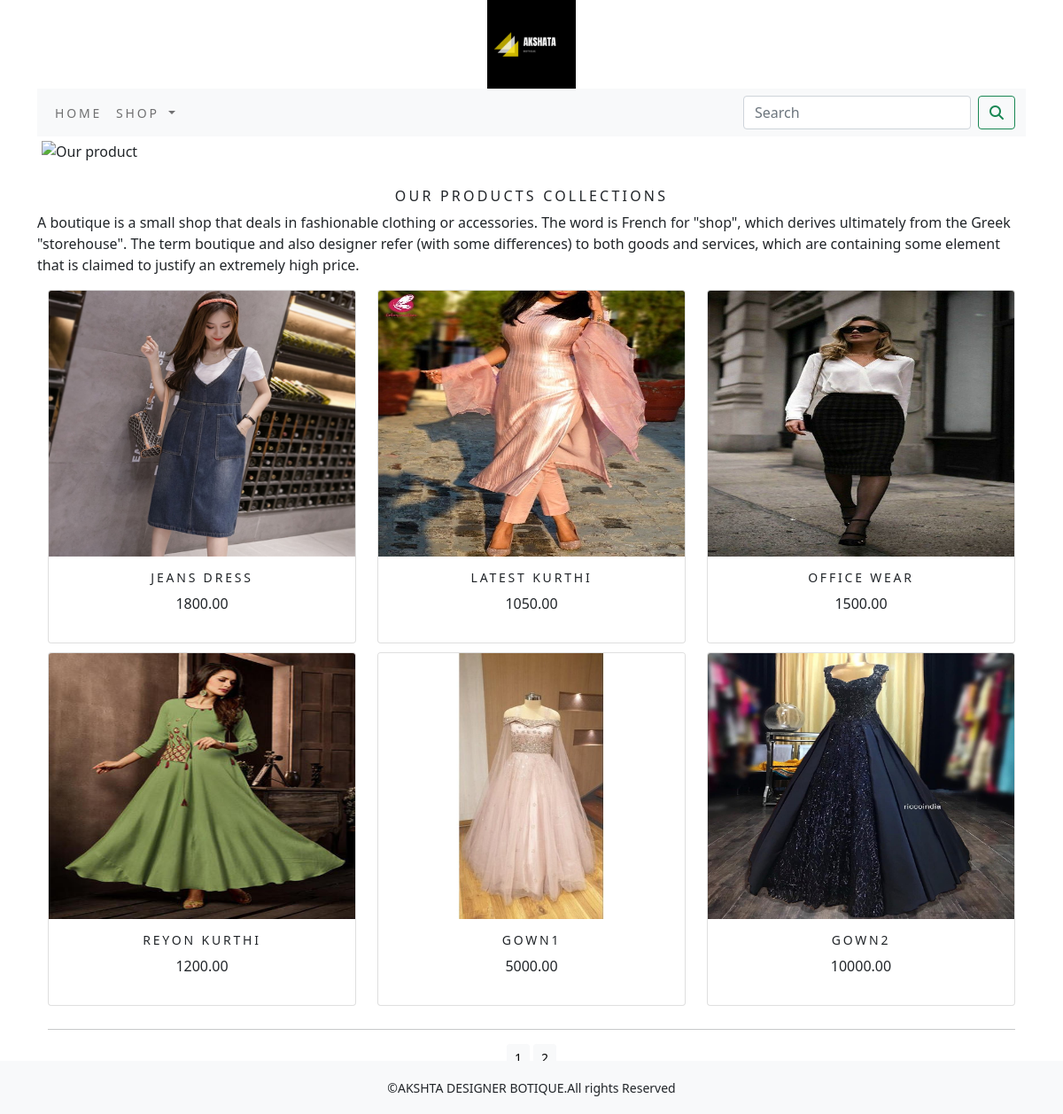
The app's page /shop/ with its own data.
### shop/models.py (models this page shows, shortened)
class Product(models.Model):
    name=models.CharField(max_length=250,unique=True)
    slug=models.SlugField(max_length=250,unique=True)
    description=models.TextField(blank=True)
    price=models.DecimalField(max_digits=10,decimal_places=2)
    category=models.ForeignKey(Category,on_delete=models.CASCADE)
    image=models.ImageField(upload_to='product',blank=True)
    stock=models.IntegerField()
    available=models.BooleanField(default=True)
    created=models.DateTimeField(auto_now_add=True)
    updated=models.DateTimeField(auto_now=True)
    def get_url(self):
        return reverse('shop:productCatDetail',args=[self.category.slug,self.slug])
    class Meta:
        ordering=('name',)
        verbose_name='product'
        verbose_name_plural='products'

### shop/views.py (the view)
# urls.py: path('', views.allProductCat, name='allProductCat'),
def allProductCat(request, c_slug=None):
    c_page = None
    products_list = None
    if c_slug != None:
        c_page = get_object_or_404(Category, slug=c_slug)
        products_list = Product.objects.all().filter(category=c_page, available=True)
    else:
        products_list = Product.objects.all().filter(available=True)
    paginator=Paginator(products_list, 6)
    try:
        page=int(request.GET.get('page', '1'))
    except:
        page=1
    try:
        products=paginator.page(page)
    except (EmptyPage, InvalidPage):
        products=paginator.page(paginator.num_pages)
    return render(request, "category.html", {'category': c_page, 'products': products})

### cart/context_processors.py (called while the page is built)
def counter(request):
    item_count=0
    if 'admin' in request.path:
        return {}
    else:
        try:
            cart=Cart.objects.filter(cart_id=_cart_id(request))
            cart_items=CartItem.objects.all().filter(cart=cart[:1])
            for cart_item in cart_items:
                item_count += cart_item.quantity
        except Cart.DoesNotExist:
            item_count=0
    return dict(item_count=item_count)

### cart/views.py (called while the page is built)
def _cart_id(request):
    cart = request.session.session_key
    if not cart:
        cart = request.session.create()
    return cart

### shop/context_processors.py (called while the page is built)
def menu_links(request):
    links = Category.objects.all()
    return dict(links=links)

### shop/models.py (called while the page is built)
    def get_url(self):
        return reverse('shop:products_by_category', args=[self.slug])

### templates/category.html (shortened to what this page needs)
{% extends 'base.html' %}
{% load static %}
{% block content %}
<div class="mx_auto">
    {% if category %}
    <img class="my_image" src= "{{category.image.url}}" width="200;" height="300;" alt ="{{category.name}}">
</div>
<br>
<div>
    <h1 class="text-center my_title">{{category.name}}</h1>
    <p class="text-justify"> {{category.description}}</p>
</div>
{% else %}
<div>
<img class="my_image my_image_padding" src= "{% static 'img/banner.png' %}" alt="Our product" width="1000px;" height="500px;">
    </div>
<br>
<div>
    <h1 class="text-center my_title">
        Our products collections
    </h1>
    <P class="text-justify">A boutique  is a small shop that deals in fashionable clothing or accessories. The word is French for "shop", which derives ultimately from the Greek  "storehouse".
The term boutique and also designer refer (with some differences) to both goods and services, which are containing some element that is claimed to justify an extremely high price.</P>
</div>
    {% endif %}
<div class="container">
    <div class="row mx_auto">
        {% for product in products.object_list %}
                <div class="my_bottom_margin col-9 col-sm-12 col-md-4 xol-lg-4">
                <div class="card text-center" style="min-width:18rem;">
                <a href="{{product.get_url}}"><img class="card-img-top my_image" src="{{product.image.url}}" width="300px;" height="300px;" alt = "{{product.name}}"></a>
                <div class="card-body">
                    <h4>{{product.name}}</h4>
                    <p>{{product.price}}</p>
                </div>
            </div>
        </div>
        {% endfor %}
    </div>
    <div class="mx-auto">
        {% if products.paginator.num_pages > 1 %}
        <hr>
        <div class="text-center">
            {% for pg in products.paginator.page_range %}
                <a href="?page={{pg}}" class="btn btn-light btn-sm {% if products.num == pg %} active {% endif %}}">{{pg}}</a>
            {% endfor %}
        </div>
        {% endif %}
    </div>
    <br>
</div>
{% endblock %}

### templates/base.html (shortened to what this page needs)
{% load static %}
<!DOCTYPE html>
<html lang="en">
<head>
    <link rel="stylesheet" href="{% static 'css/custom.css' %}">
    <link href="{% static 'css/bootstrap.min.css' %}" rel="stylesheet">
</head>
<body>
<div class="container">
{% include 'header.html' %}
{% include 'nav.html' %}
{% block content %}
{% endblock %}
    </div>
{% include 'footer.html' %}
</body>
</html>

### templates/header.html
{% load static %}
<header>
    <center>
        <a href="{% url 'shop:allProductCat' %}"> </a> <img src="{% static 'img/logo.png' %}" alt = "loadimage" width="100px;" height="100px;">
    </center>
</header>

### templates/nav.html (shortened to what this page needs)
<nav class="navbar navbar-expand-lg navbar-light bg-light">
  <div class="container-fluid">
    <div class="collapse navbar-collapse" id="navbarSupportedContent">
      <ul class="navbar-nav me-auto mb-2 mb-lg-0">
        <li class="nav-item">
          <a class="nav-link" href="#">Home</a>
        </li>
        <li class="nav-item dropdown {% if 'shop' in request.path %} active {% endif %}">
          <a class="nav-link dropdown-toggle" href="#" id="navbarDropdown" role="button" data-bs-toggle="dropdown" aria-expanded="false">
            shop
          </a>
        </li>
      </ul>
      <form class="d-flex" action="{% url 'search_app:SearchResult' %}" method="get">
        <input class="form-control me-2" type="search" placeholder="Search" name="q" aria-label="Search">
        <button class="btn btn-outline-success" type="submit"><i class="fa fa-search" ></i></button>
      </form>
    </div>
  </div>
</nav>

### templates/footer.html (shortened to what this page needs)
<div class="footer nav-fixed-bottom my_footer">
    <p class="text-center">&copy;AKSHTA DESIGNER BOTIQUE.All rights Reserved</p>
</div>

### static/css/custom.css (style rules this page uses)
body { font-family: 'Roboto', sans-serif; }
.nav-item { letter-spacing : .2em; font-size : 14px; text-transform : uppercase; }
.my_footer { bottom:0; right:0; left:0; position:absolute / fixed; }
.my_footer { background-color:#f8f9fa; height:60px; }
.my_footer p { padding-top:20px; font-size:14px; }
.my_image { width:100% height:auto; }
.my_title { font-size:16px; text-transform:uppercase; letter-spacing:.2em; }
.my_image_padding { padding:5px; }
.my_bottom_margin { margin-bottom:10px; }
.card-body h4 { font-size:14px; text-transform:uppercase; letter-spacing:.2em }

### templates/footer.html (style rules this page uses)
.footer { position: fixed; left: 0; bottom: 0; width: 100%; text-align: center; }

### records on screen
Product: image (picture), name "JEANS DRESS", price "1800.00"
Product: image (picture), name "LATEST KURTHI", price "1050.00"
Product: image (picture), name "OFFICE WEAR", price "1500.00"
Product: image (picture), name "REYON KURTHI", price "1200.00"
Product: image (picture), name "GOWN1", price "5000.00"
Product: image (picture), name "GOWN2", price "10000.00"

### other values on screen
{{ pg }} "1" "2"
